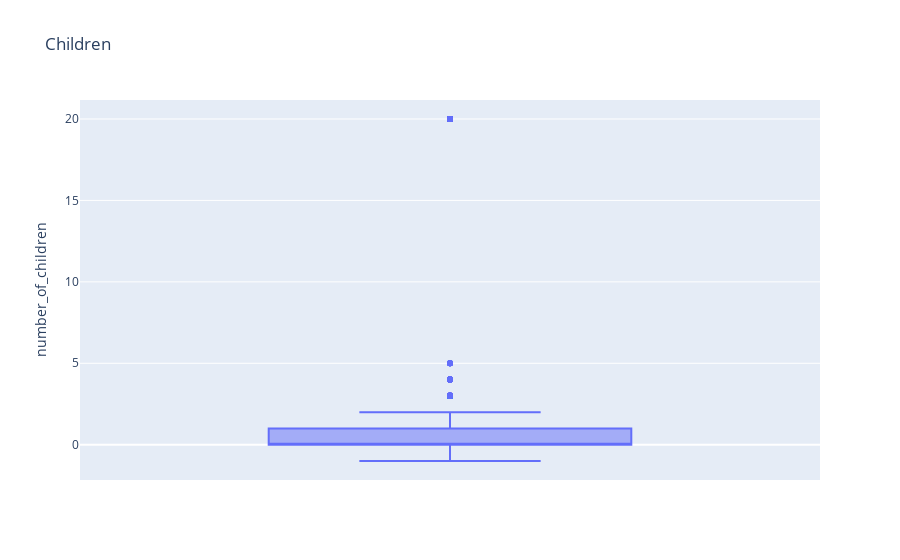

Source (notebook cell):
### Markdown cell above
#### 3.5.1.1 Дети

### Code cell
children = px.box(df, y='number_of_children', title='Children')
children.show()

### Figure 1 — Plotly figure (JSON) as saved in the notebook; plotly's stock layout.template omitted (floating-point values rounded to 4 significant figures; data arrays with more than 128 entries replaced by an {"elided": "..."} marker saying what was removed)
{"data": [{"alignmentgroup": "True", "hovertemplate": "number_of_children=%{y}<extra></extra>", "legendgroup": "", "marker": {"color": "#636efa"}, "name": "", "notched": false, "offsetgroup": "", "orientation": "v", "showlegend": false, "type": "box", "x0": " ", "xaxis": "x", "y": {"elided": "21471 int values"}, "y0": " ", "yaxis": "y"}], "layout": {"boxmode": "group", "legend": {"tracegroupgap": 0}, "title": {"text": "Children"}, "xaxis": {"anchor": "y", "domain": [0, 1]}, "yaxis": {"anchor": "x", "domain": [0, 1], "title": {"text": "number_of_children"}}}}
